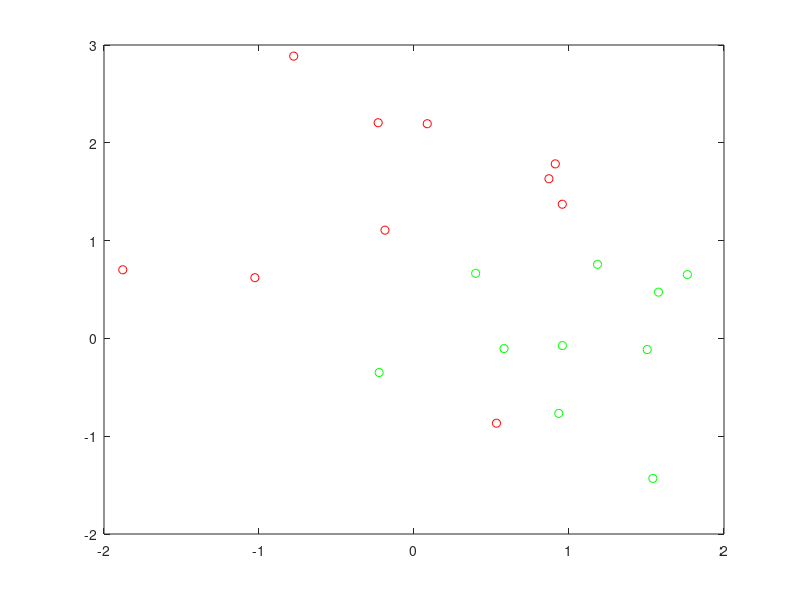
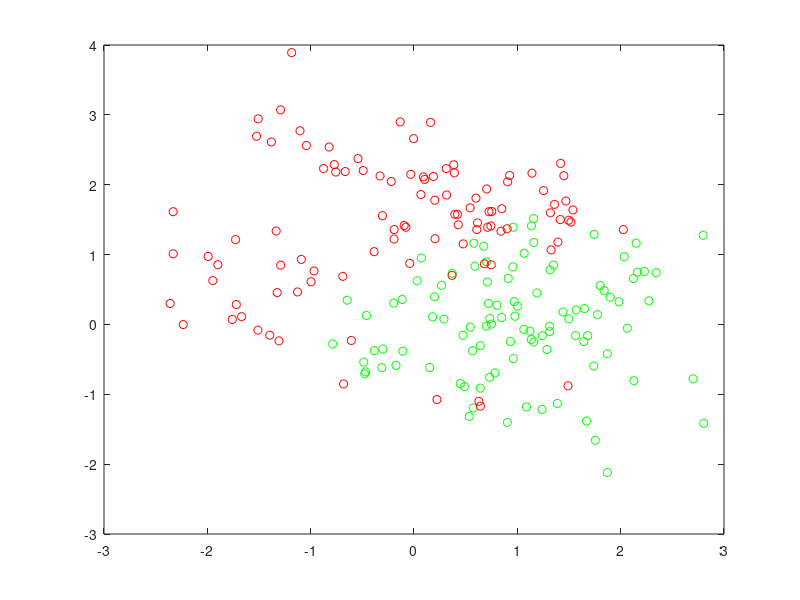
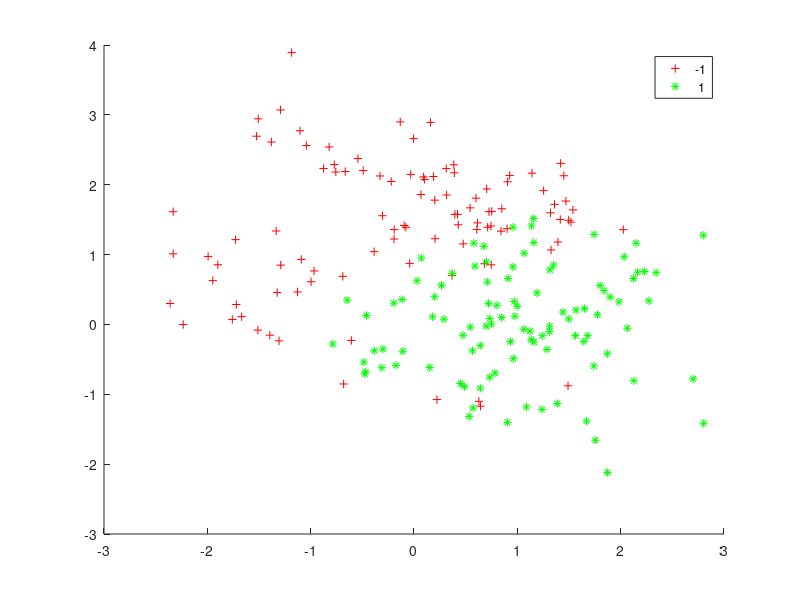

Recreate these plots in MATLAB, in order. (Note: this script raises an error after producing the figures.)
%% generate data
rng('default')
grnpop = mvnrnd([1,0],eye(2),10);
redpop = mvnrnd([0,1],eye(2),10);

plot(grnpop(:,1),grnpop(:,2),'go')
hold on
plot(redpop(:,1),redpop(:,2),'ro')
hold off

redpts = zeros(100,2);grnpts = redpts;
for i = 1:100
    grnpts(i,:) = mvnrnd(grnpop(randi(10),:),eye(2)*0.2);
    redpts(i,:) = mvnrnd(redpop(randi(10),:),eye(2)*0.2);
end

figure
plot(grnpts(:,1),grnpts(:,2),'go')
hold on
plot(redpts(:,1),redpts(:,2),'ro')
hold off

cdata = [grnpts;redpts];
grp = ones(200,1);
% Green label 1, red label -1
grp(101:200) = -1;


% Train the classifier
SVMModel = fitcsvm(cdata,grp,'KernelFunction','rbf','ClassNames',[-1 1]);

c = cvpartition(200,'KFold',10); % partitioned object

minfn = @(z)kfoldLoss(fitcsvm(cdata,grp,'CVPartition',c,...
    'KernelFunction','rbf','BoxConstraint',exp(z(2)),...
    'KernelScale',exp(z(1))));



% visualization
d = 0.02;
[x1Grid,x2Grid] = meshgrid(min(cdata(:,1)):d:max(cdata(:,1)),...
    min(cdata(:,2)):d:max(cdata(:,2)));
xGrid = [x1Grid(:),x2Grid(:)];
[~,scores] = predict(SVMModel,xGrid);

% Plot the data and the decision boundary
figure;
h(1:2) = gscatter(cdata(:,1),cdata(:,2),grp,'rg','+*');
hold on
h(3) = plot(cdata(SVMModel.IsSupportVector,1),...
    cdata(SVMModel.IsSupportVector,2),'ko');
contour(x1Grid,x2Grid,reshape(scores(:,2),size(x1Grid)),[0 0],'k');
legend(h,{'-1','+1','Support Vectors'},'Location','Southeast');
axis equal
hold off

% set up my custom search  options

opts = optimset('Tolx', 5e-4, 'TolFun', 5e-4);
[searchmin fval] = patternsearch(minfn, randn(2,1), [], [], [], [], [-5; -5], [5, 5], [], opts)
